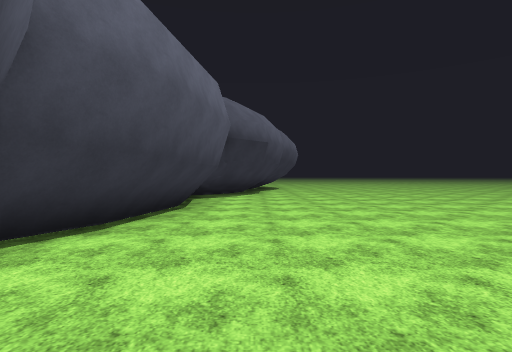
View 1 (above)

12 first-person views from a walk through a 3-D level made in the Unity game engine. The camera is 1.4 m above the floor, looks level and sees 80° across. The floor is counted in squares, 2 m on a side. Each view is taken from the middle of a square. On the plan, view 1 faces up. The plan holds only what a view shows up to about 10 squares ahead; the rest is blank. The place goes on beyond the plan. The terrain is drawn as flat ground. The player character is not drawn. Surface patterns are stand-ins for the level's own textures.

View 2
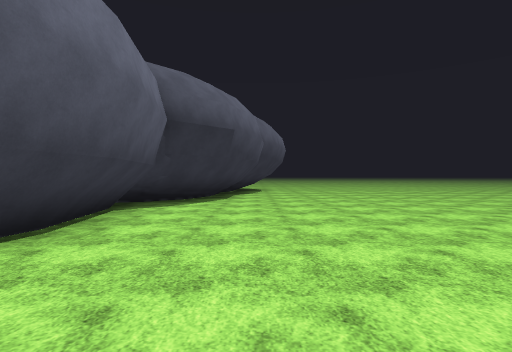

View 3
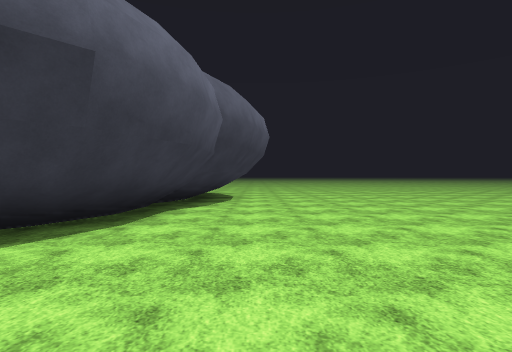

View 4
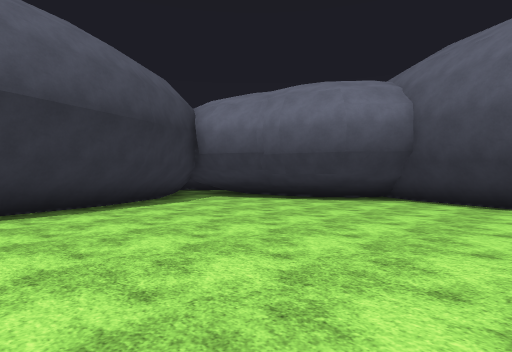

View 5
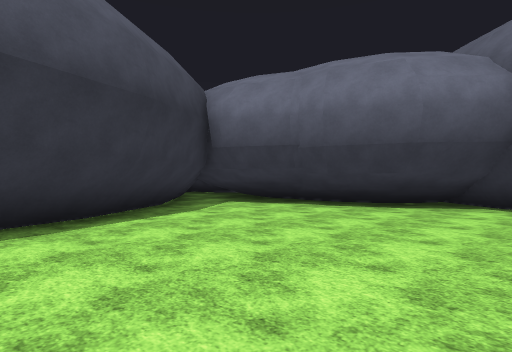

View 6
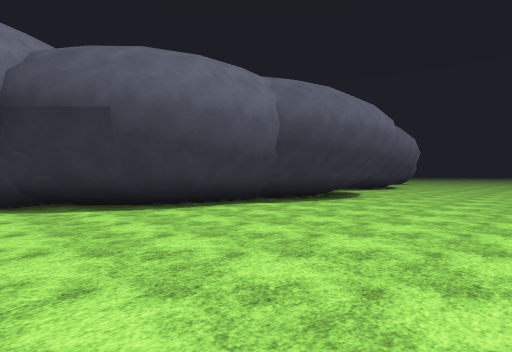

View 7
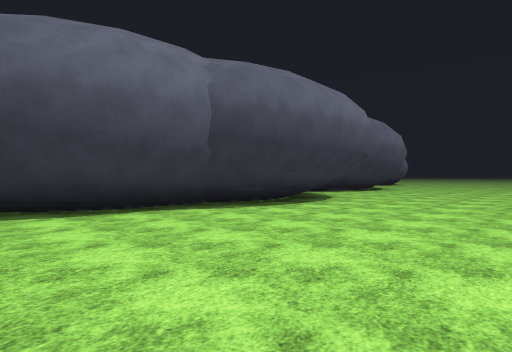

View 8
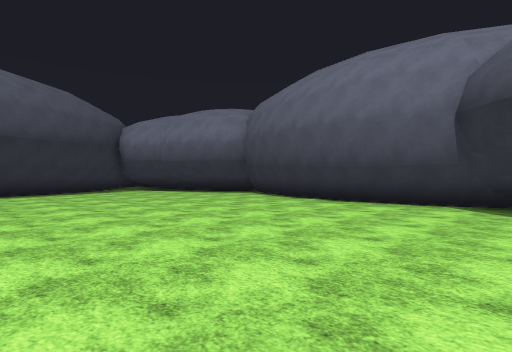

View 9
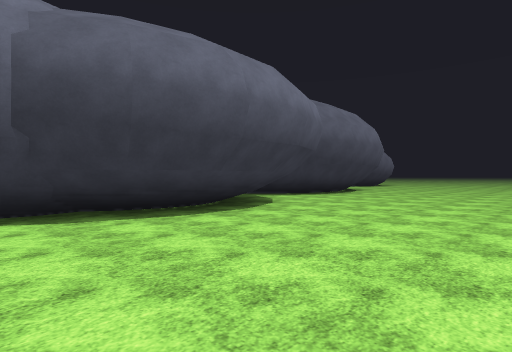

View 10
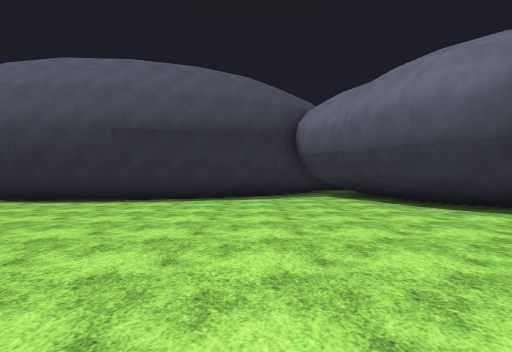

View 11
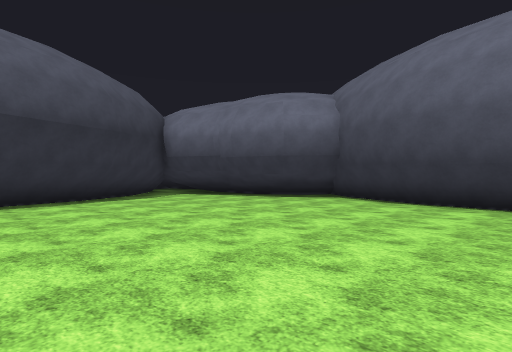

View 12
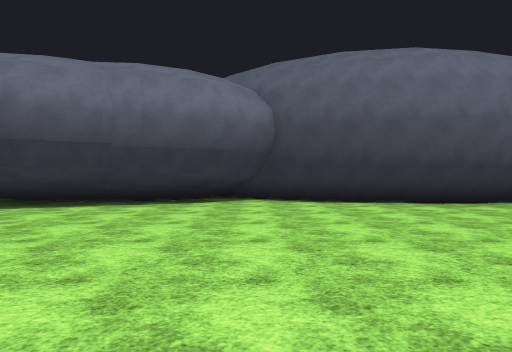

### Floor plan
Key: @ floor where view 1 was taken; # wall or solid block; . floor.
Columns run from 3 left of view 1 to 6 right of it. Each row starts with its distance up from view 1.
 19     #.....
 18     #.....
 17     #.....
 16    ##.....
 15    ##.....
 14    #......
 13    #......
 12   ##......
 11  ##.......
 10  ##.......
  9  #........
  8  ##.......
  7  ##.......
  6  ##.......
  5  #........
  4  #........
  3 ##........
  2 #.........
  1 ##........
  0  ##@......
 -1  ##.....##
 -2  ##...####
 -3   #####
 -4
 -5
 -6   ##

Positions as (right, up) in squares from view 1, and headings:
1: (0, 0), facing up
2: (1, 3), facing up
3: (2, 8), facing up
4: (6, 5), facing down-left
5: (5, 3), facing down-left
6: (6, 9), facing up-left
7: (6, 11), facing up-left
8: (6, 11), facing down-left
9: (6, 14), facing up-left
10: (2, 7), facing down
11: (6, 7), facing down-left
12: (6, 2), facing left
